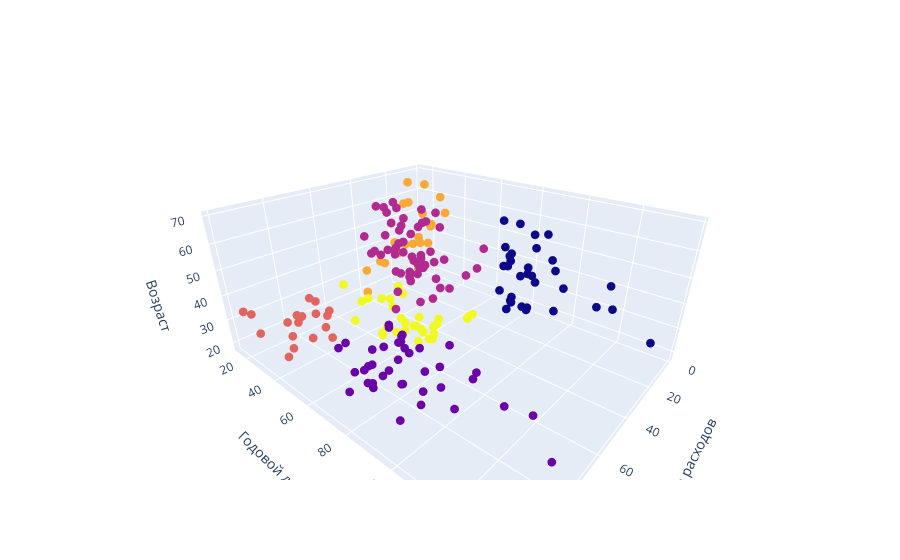

The notebook cell saved with this chart:
### Code cell
viz_cluster_3d()

### Figure 1 — Plotly figure (JSON) as saved in the notebook; plotly's stock layout.template omitted (floating-point values rounded to 4 significant figures; data arrays with more than 128 entries replaced by an {"elided": "..."} marker saying what was removed)
{"data": [{"marker": {"color": {"elided": "200 int values"}, "size": 3}, "mode": "markers", "type": "scatter3d", "x": {"elided": "200 int values"}, "y": {"elided": "200 int values"}, "z": {"elided": "200 int values"}}], "layout": {"autosize": true, "legend": {"title": {"text": "Кластеры"}}, "scene": {"aspectmode": "auto", "aspectratio": {"x": 1.148, "y": 1.429, "z": 0.6093}, "camera": {"center": {"x": 0, "y": 0, "z": 0}, "eye": {"x": 1.211, "y": 1.05, "z": 0.7979}, "projection": {"type": "perspective"}, "up": {"x": 0, "y": 0, "z": 1}}, "xaxis": {"title": {"text": "Оценка расходов"}, "type": "linear"}, "yaxis": {"title": {"text": "Годовой доход"}, "type": "linear"}, "zaxis": {"title": {"text": "Возраст"}, "type": "linear"}}}}
